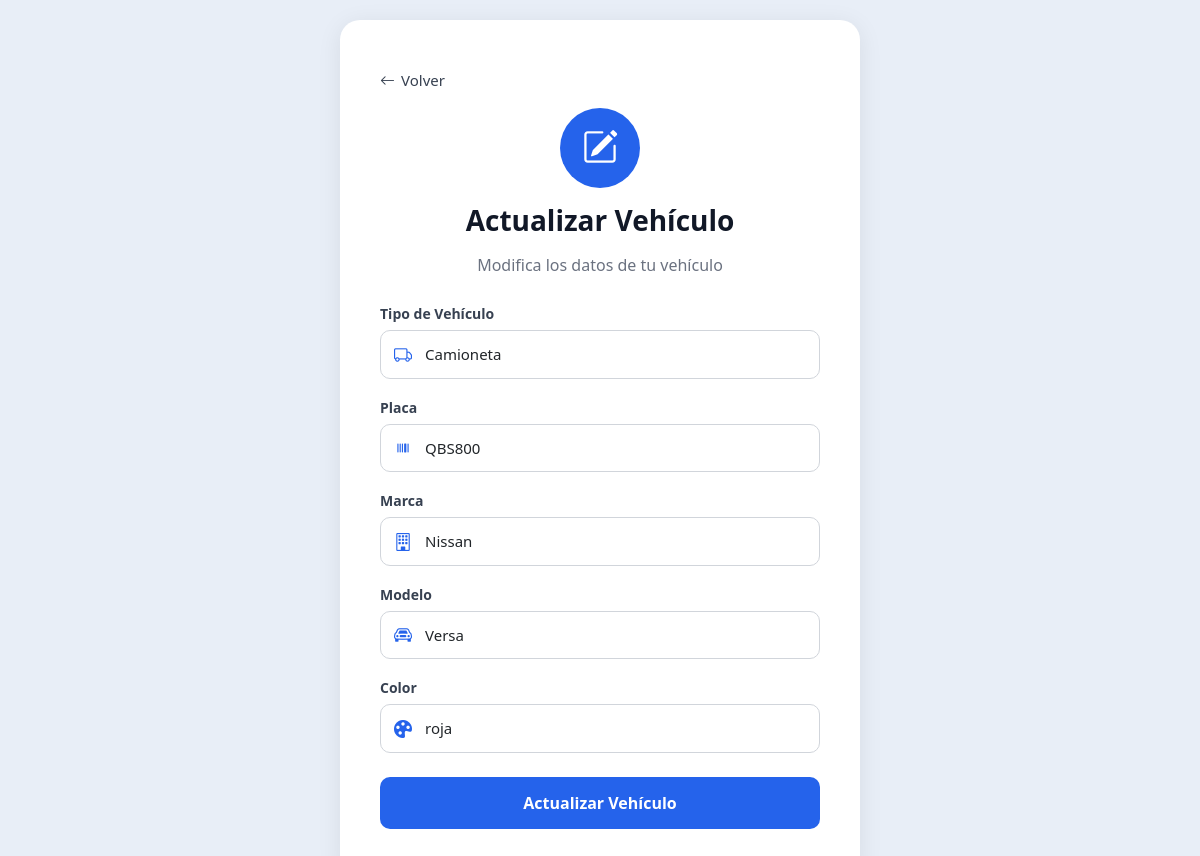
The page /actualizar-vehiculo/3/ (signed in) on the database its author committed.
### core/models.py (models this page shows, shortened)
class Vehiculo(models.Model):
    TIPO_CHOICES = [
        ('Moto', 'Moto'),
        ('Carro', 'Carro'),
        ('Camioneta', 'Camioneta'),
    ]
    usuario = models.ForeignKey(User, on_delete=models.CASCADE, related_name='vehiculos')
    tipo = models.CharField(max_length=20, choices=TIPO_CHOICES)
    placa = models.CharField(max_length=10, unique=True)
    marca = models.CharField(max_length=50)
    modelo = models.CharField(max_length=50)
    color = models.CharField(max_length=30)
    class Meta:
        verbose_name = 'Vehículo'
        verbose_name_plural = 'Vehículos'

### core/views.py (the view)
# urls.py: path('actualizar-vehiculo/<int:vehiculo_id>/', views.actualizar_vehiculo_view, name='actualizar_vehiculo'),
@login_required
def actualizar_vehiculo_view(request, vehiculo_id):
    vehiculo = get_object_or_404(Vehiculo, id=vehiculo_id, usuario=request.user)
    form = VehiculoForm(instance=vehiculo)
    if request.method == 'POST':
        form = VehiculoForm(request.POST, instance=vehiculo)
        if form.is_valid():
            form.save()
            return redirect('dashboard')
    return render(request, 'core/actualizar_vehiculo.html', {'form': form, 'vehiculo': vehiculo})

### core/forms.py (shortened to what this page needs)
class VehiculoForm(forms.ModelForm):
    class Meta:
        model = Vehiculo
        fields = ['tipo', 'placa', 'marca', 'modelo', 'color']
        widgets = {
            'tipo': forms.Select(attrs={'class': 'form-control'}, choices=[
                ('', 'Seleccionar'),
                ('Moto', 'Moto'),
                ('Carro', 'Carro'),
                ('Camioneta', 'Camioneta'),
            ]),
            'placa': forms.TextInput(attrs={'class': 'form-control'}),
            'marca': forms.TextInput(attrs={'class': 'form-control'}),
            'modelo': forms.TextInput(attrs={'class': 'form-control'}),
            'color': forms.TextInput(attrs={'class': 'form-control'}),
        }
        labels = {
            'tipo': 'Tipo de Vehículo',
            'placa': 'Placa',
            'marca': 'Marca',
            'modelo': 'Modelo',
            'color': 'Color',
        }

### templates/core/actualizar_vehiculo.html (shortened to what this page needs)
{% extends 'core/base.html' %}
{% block content %}
<div class="auth-wrapper">
    <div class="auth-card" style="max-width: 520px;">
        <a href="{% url 'dashboard' %}" class="back-link">
            <i class="bi bi-arrow-left"></i> Volver
        </a>
        <div class="icon-circle">
            <i class="bi bi-pencil-square"></i>
        </div>
        <h1>Actualizar Vehículo</h1>
        <p class="text-center" style="color: var(--gray-500); margin-top: -16px; margin-bottom: 24px;">
            Modifica los datos de tu vehículo
        </p>
        <form method="post">
            <div class="mb-3">
                <label for="id_tipo">Tipo de Vehículo</label>
                <div class="input-icon-wrapper">
                    <select name="tipo" id="id_tipo" class="form-control with-icon" required>
                        <option value="Camioneta" {% if form.tipo.value == 'Camioneta' %}selected{% endif %}>Camioneta</option>
                    </select>
                </div>
            </div>
            <div class="mb-3">
                <label for="id_placa">Placa</label>
                <div class="input-icon-wrapper">
                    <input type="text" name="placa" id="id_placa" class="form-control with-icon"
                           placeholder="ABC123 o ABC12D" value="{{ form.placa.value|default:'' }}" required>
                </div>
            </div>
            <div class="mb-3">
                <label for="id_marca">Marca</label>
                <div class="input-icon-wrapper">
                    <input type="text" name="marca" id="id_marca" class="form-control with-icon"
                           placeholder="Chevrolet" value="{{ form.marca.value|default:'' }}" required>
                </div>
            </div>
            <div class="mb-3">
                <label for="id_modelo">Modelo</label>
                <div class="input-icon-wrapper">
                    <input type="text" name="modelo" id="id_modelo" class="form-control with-icon"
                           placeholder="Sedan" value="{{ form.modelo.value|default:'' }}" required>
                </div>
            </div>
            <div class="mb-4">
                <label for="id_color">Color</label>
                <div class="input-icon-wrapper">
                    <input type="text" name="color" id="id_color" class="form-control with-icon"
                           placeholder="Rojo" value="{{ form.color.value|default:'' }}" required>
                </div>
            </div>
            <button type="submit" class="btn btn-primary-custom">Actualizar Vehículo</button>
        </form>
    </div>
</div>
{% endblock %}

### static/css/styles.css (style rules this page uses)
:root { --primary: #2563EB; --primary-dark: #1D4ED8; --primary-light: #DBEAFE; --bg-main: #E8EEF7; --white: #FFFFFF; --gray-100: #F3F4F6; --gray-200: #E5E7EB; --gray-300: #D1D5DB; --gray-500: #6B7280; --gray-700: #374151; --gray-900: #111827; --success: #16A34A; --danger: #DC2626; }
* { box-sizing: border-box; }
body.bg-main { background-color: var(--bg-main); font-family: 'Segoe UI', system-ui, -apple-system, sans-serif; min-height: 100vh; }
.auth-wrapper { min-height: 100vh; display: flex; align-items: center; justify-content: center; padding: 20px; }
.auth-card { background: var(--white); border-radius: 20px; padding: 48px 40px; width: 100%; max-width: 480px; box-shadow: 0 4px 24px rgba(0,0,0,0.08); }
.auth-card .icon-circle { width: 80px; height: 80px; background: var(--primary); border-radius: 50%; display: flex; align-items: center; justify-content: center; margin: 0 auto 16px; }
.auth-card .icon-circle i { font-size: 36px; color: var(--white); }
.auth-card h1 { font-size: 28px; font-weight: 700; text-align: center; margin-bottom: 32px; color: var(--gray-900); }
.auth-card label { font-weight: 600; font-size: 14px; color: var(--gray-700); margin-bottom: 6px; }
.auth-card .form-control { border: 1px solid var(--gray-300); border-radius: 10px; padding: 12px 16px; font-size: 15px; }
.btn-primary-custom { background: var(--primary); border: none; border-radius: 10px; padding: 14px; font-size: 16px; font-weight: 600; color: var(--white); width: 100%; cursor: pointer; transition: background 0.2s; }
.back-link { display: inline-flex; align-items: center; gap: 6px; color: var(--gray-700); text-decoration: none; font-weight: 500; font-size: 15px; margin-bottom: 16px; }
.input-icon-wrapper { position: relative; display: flex; align-items: center; }
.input-icon-wrapper .form-control.with-icon, .input-icon-wrapper select.with-icon { padding-left: 44px; }

### rows shown on the page
Vehiculo: tipo "Camioneta", placa "QBS800", marca "Nissan", modelo "Versa", color "roja"
